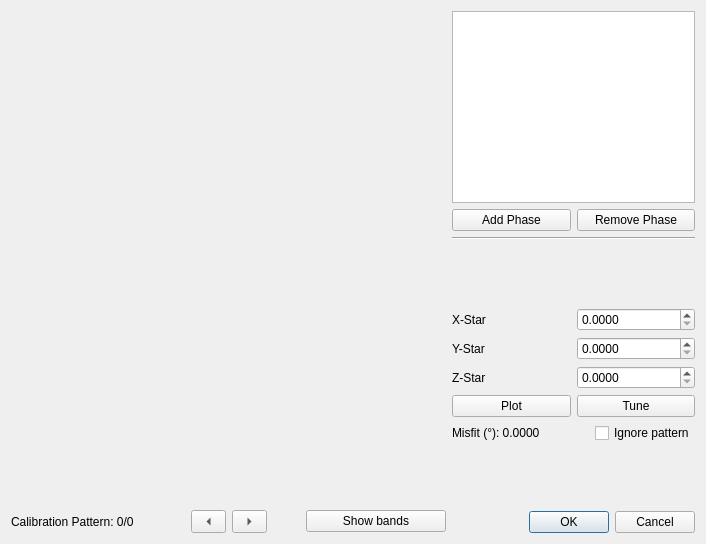
<?xml version="1.0" encoding="UTF-8"?>
<ui version="4.0">
 <class>PatternCenterDialog</class>
 <widget class="QDialog" name="PatternCenterDialog">
  <property name="geometry">
   <rect>
    <x>0</x>
    <y>0</y>
    <width>706</width>
    <height>544</height>
   </rect>
  </property>
  <property name="windowTitle">
   <string>Pattern Center Refinement</string>
  </property>
  <layout class="QHBoxLayout" name="horizontalLayout_2">
   <item>
    <layout class="QVBoxLayout" name="verticalLayout_3" stretch="1,0">
     <item>
      <widget class="MplWidget" name="MplWidget" native="true">
       <property name="minimumSize">
        <size>
         <width>400</width>
         <height>400</height>
        </size>
       </property>
      </widget>
     </item>
     <item>
      <layout class="QHBoxLayout" name="horizontalLayout" stretch="0,3,2,2,3,0">
       <item>
        <widget class="QLabel" name="counterLabel">
         <property name="minimumSize">
          <size>
           <width>140</width>
           <height>0</height>
          </size>
         </property>
         <property name="sizeIncrement">
          <size>
           <width>0</width>
           <height>0</height>
          </size>
         </property>
         <property name="text">
          <string>Calibration Pattern: 0/0</string>
         </property>
        </widget>
       </item>
       <item>
        <spacer name="horizontalSpacer">
         <property name="orientation">
          <enum>Qt::Horizontal</enum>
         </property>
         <property name="sizeHint" stdset="0">
          <size>
           <width>40</width>
           <height>20</height>
          </size>
         </property>
        </spacer>
       </item>
       <item>
        <widget class="QToolButton" name="toolButtonLeft">
         <property name="sizePolicy">
          <sizepolicy hsizetype="MinimumExpanding" vsizetype="Fixed">
           <horstretch>0</horstretch>
           <verstretch>0</verstretch>
          </sizepolicy>
         </property>
         <property name="minimumSize">
          <size>
           <width>35</width>
           <height>0</height>
          </size>
         </property>
         <property name="inputMethodHints">
          <set>Qt::ImhNone</set>
         </property>
         <property name="text">
          <string>...</string>
         </property>
         <property name="toolButtonStyle">
          <enum>Qt::ToolButtonIconOnly</enum>
         </property>
         <property name="autoRaise">
          <bool>false</bool>
         </property>
         <property name="arrowType">
          <enum>Qt::LeftArrow</enum>
         </property>
        </widget>
       </item>
       <item>
        <widget class="QToolButton" name="toolButtonRight">
         <property name="sizePolicy">
          <sizepolicy hsizetype="MinimumExpanding" vsizetype="Fixed">
           <horstretch>0</horstretch>
           <verstretch>0</verstretch>
          </sizepolicy>
         </property>
         <property name="minimumSize">
          <size>
           <width>35</width>
           <height>0</height>
          </size>
         </property>
         <property name="text">
          <string>...</string>
         </property>
         <property name="arrowType">
          <enum>Qt::RightArrow</enum>
         </property>
        </widget>
       </item>
       <item>
        <spacer name="horizontalSpacer_2">
         <property name="orientation">
          <enum>Qt::Horizontal</enum>
         </property>
         <property name="sizeHint" stdset="0">
          <size>
           <width>40</width>
           <height>20</height>
          </size>
         </property>
        </spacer>
       </item>
       <item>
        <widget class="QPushButton" name="bandButton">
         <property name="minimumSize">
          <size>
           <width>140</width>
           <height>0</height>
          </size>
         </property>
         <property name="sizeIncrement">
          <size>
           <width>0</width>
           <height>0</height>
          </size>
         </property>
         <property name="text">
          <string>Show bands</string>
         </property>
        </widget>
       </item>
      </layout>
     </item>
    </layout>
   </item>
   <item>
    <layout class="QVBoxLayout" name="verticalLayout">
     <item>
      <widget class="QListWidget" name="listPhases"/>
     </item>
     <item>
      <layout class="QHBoxLayout" name="horizontalLayout_3">
       <item>
        <widget class="QPushButton" name="buttonAddPhase">
         <property name="text">
          <string>Add Phase</string>
         </property>
        </widget>
       </item>
       <item>
        <widget class="QPushButton" name="buttonRemovePhase">
         <property name="text">
          <string>Remove Phase</string>
         </property>
        </widget>
       </item>
      </layout>
     </item>
     <item>
      <widget class="Line" name="line">
       <property name="orientation">
        <enum>Qt::Horizontal</enum>
       </property>
      </widget>
     </item>
     <item>
      <spacer name="verticalSpacer">
       <property name="orientation">
        <enum>Qt::Vertical</enum>
       </property>
       <property name="sizeHint" stdset="0">
        <size>
         <width>20</width>
         <height>40</height>
        </size>
       </property>
      </spacer>
     </item>
     <item>
      <layout class="QGridLayout" name="gridLayout_2">
       <item row="0" column="0">
        <widget class="QLabel" name="labelXStar">
         <property name="sizePolicy">
          <sizepolicy hsizetype="Preferred" vsizetype="Minimum">
           <horstretch>0</horstretch>
           <verstretch>0</verstretch>
          </sizepolicy>
         </property>
         <property name="maximumSize">
          <size>
           <width>16777215</width>
           <height>16777215</height>
          </size>
         </property>
         <property name="text">
          <string>X-Star</string>
         </property>
        </widget>
       </item>
       <item row="0" column="1">
        <widget class="QDoubleSpinBox" name="spinBoxX">
         <property name="sizePolicy">
          <sizepolicy hsizetype="Minimum" vsizetype="Fixed">
           <horstretch>0</horstretch>
           <verstretch>0</verstretch>
          </sizepolicy>
         </property>
         <property name="decimals">
          <number>4</number>
         </property>
         <property name="maximum">
          <double>1.000000000000000</double>
         </property>
         <property name="singleStep">
          <double>0.001000000000000</double>
         </property>
        </widget>
       </item>
       <item row="1" column="1">
        <widget class="QDoubleSpinBox" name="spinBoxY">
         <property name="decimals">
          <number>4</number>
         </property>
         <property name="maximum">
          <double>1.000000000000000</double>
         </property>
         <property name="singleStep">
          <double>0.001000000000000</double>
         </property>
        </widget>
       </item>
       <item row="1" column="0">
        <widget class="QLabel" name="labelYStar">
         <property name="text">
          <string>Y-Star</string>
         </property>
        </widget>
       </item>
       <item row="2" column="0">
        <widget class="QLabel" name="labelZStar">
         <property name="text">
          <string>Z-Star</string>
         </property>
        </widget>
       </item>
       <item row="2" column="1">
        <widget class="QDoubleSpinBox" name="spinBoxZ">
         <property name="decimals">
          <number>4</number>
         </property>
         <property name="maximum">
          <double>3.000000000000000</double>
         </property>
         <property name="singleStep">
          <double>0.001000000000000</double>
         </property>
        </widget>
       </item>
      </layout>
     </item>
     <item>
      <layout class="QHBoxLayout" name="horizontalLayout_4">
       <item>
        <widget class="QPushButton" name="buttonPlot">
         <property name="text">
          <string>Plot</string>
         </property>
        </widget>
       </item>
       <item>
        <widget class="QPushButton" name="buttonTune">
         <property name="sizePolicy">
          <sizepolicy hsizetype="Minimum" vsizetype="Fixed">
           <horstretch>0</horstretch>
           <verstretch>0</verstretch>
          </sizepolicy>
         </property>
         <property name="text">
          <string>Tune</string>
         </property>
        </widget>
       </item>
      </layout>
     </item>
     <item>
      <layout class="QHBoxLayout" name="horizontalLayout_5">
       <property name="spacing">
        <number>-1</number>
       </property>
       <item>
        <widget class="QLabel" name="labelMisfit">
         <property name="text">
          <string>Misfit (°): 0.0000</string>
         </property>
        </widget>
       </item>
       <item alignment="Qt::AlignRight">
        <widget class="QCheckBox" name="ignoreCheckBox">
         <property name="sizePolicy">
          <sizepolicy hsizetype="Minimum" vsizetype="Minimum">
           <horstretch>0</horstretch>
           <verstretch>0</verstretch>
          </sizepolicy>
         </property>
         <property name="text">
          <string>Ignore pattern</string>
         </property>
        </widget>
       </item>
      </layout>
     </item>
     <item>
      <spacer name="verticalSpacer_2">
       <property name="orientation">
        <enum>Qt::Vertical</enum>
       </property>
       <property name="sizeHint" stdset="0">
        <size>
         <width>20</width>
         <height>40</height>
        </size>
       </property>
      </spacer>
     </item>
     <item alignment="Qt::AlignRight|Qt::AlignVCenter">
      <widget class="QDialogButtonBox" name="buttonBox">
       <property name="sizePolicy">
        <sizepolicy hsizetype="Fixed" vsizetype="Fixed">
         <horstretch>0</horstretch>
         <verstretch>0</verstretch>
        </sizepolicy>
       </property>
       <property name="standardButtons">
        <set>QDialogButtonBox::Cancel|QDialogButtonBox::Ok</set>
       </property>
      </widget>
     </item>
    </layout>
   </item>
  </layout>
 </widget>
 <customwidgets>
  <customwidget>
   <class>MplWidget</class>
   <extends>QWidget</extends>
   <header>mplwidget.h</header>
   <container>1</container>
  </customwidget>
 </customwidgets>
 <resources/>
 <connections/>
</ui>
